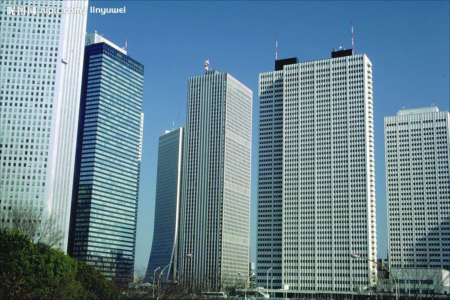
#> input picture img/pic1.png, 450 x 300 px, found by its file name
$ python utils.py
#> lines starting #> are read from the running program, lines starting #| are printed output that depends on the picture
import numpy as np
import matplotlib.pyplot as plt
import os
from PIL import Image
from skimage import color, transform


def show(a, cmap=None):
    plt.figure()
    if cmap is not None:
        plt.imshow(a, cmap=cmap)
    else:
        plt.imshow(a)
    plt.axis('off')
    plt.show()


# [13 lines left out: functions mat_upper_bound, mat_lower_bound, not called in this run]
        # return np.where(k > b, k, np.ones(k.shape) * b)


def mat_bound(k, lbound, ubound):
    return mat_upper_bound(mat_lower_bound(k, lbound), ubound)


def get_color_pic(file_name):
#> called with file_name = 'pic1.png'
    return np.asarray(Image.open(file_name))
#> returned value is the input picture: shape (300, 450, 3); mean R, G, B 104.5, 132.8, 146


# [4 lines left out: function get_gray_pic, not called in this run]


def img_color_change(img, mode="rgb2gray"):
#> called with mode = 'rgb2gray'
    if mode == "rgb2gray":
        return color.rgb2gray(img)
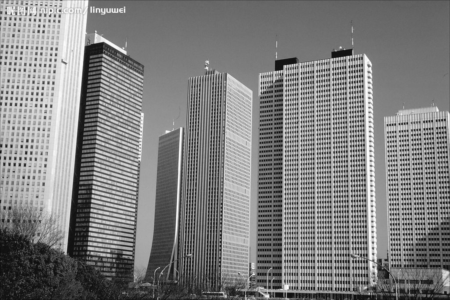
#> returned value: shape (300, 450) float64; min 0.0536, max 0.992, mean 0.501
    elif mode == "gray2rgb":
        return color.gray2rgb(img)


# [40 lines left out: functions im_resize, archive, list_images_recursive, not called in this run]


if __name__ == '__main__':
    image = get_color_pic('pic1.png')
    image = img_color_change(img_color_change(image), "gray2rgb")
    show(image)
